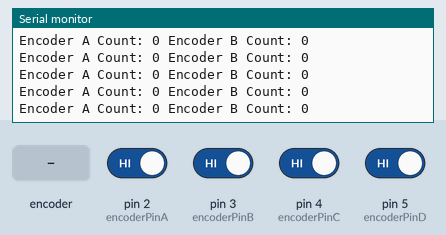
The sketch below on a simulated Arduino Uno, built with avr-gcc and run on an emulated ATmega328P. On the bench: the last lines printed to the serial monitor. The inputs (shaded band) are chosen by the test bench; at power-on: pin 2 (encoderPinA), pin 3 (encoderPinB), pin 4 (encoderPinC), pin 5 (encoderPinD) HIGH.

Above: at 1.2 s.
1.3 s: rotary encoder on pin 2 (encoderPinA) / pin 3 (encoderPinB) turned 1 step (first pin leading)
At 1.41 s:
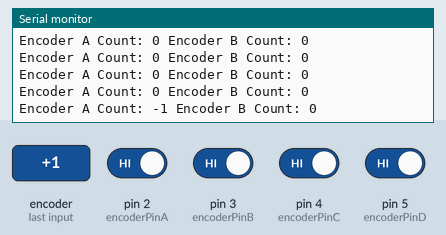
3.0 s: pin 5 (encoderPinD) driven LOW
At 3.02 s:
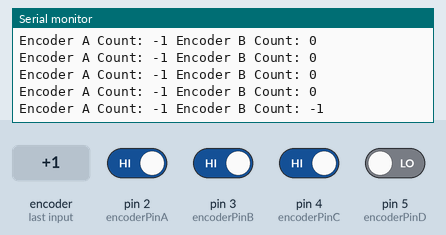
4.5 s: rotary encoder on pin 2 (encoderPinA) / pin 3 (encoderPinB) turned 1 step (first pin leading)
At 4.52 s:
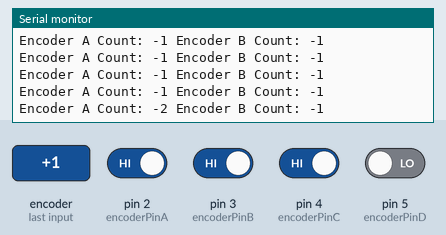
6.2 s: pin 4 (encoderPinC) driven LOW
At 6.23 s:
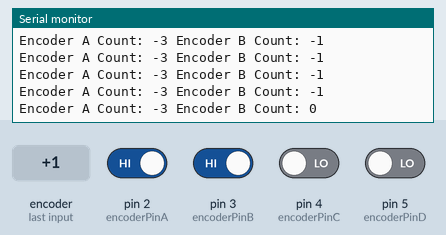
Timing chart, 0 to 8.7 s (numbered marks = the images above; inputs shaded):
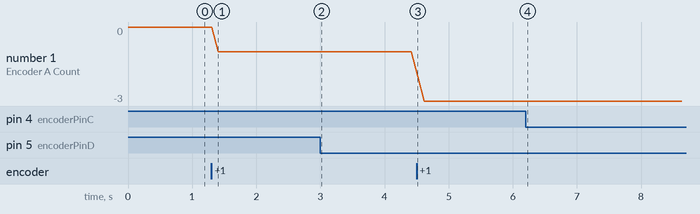

Measured:
- after the input at 1.3 s, the serial monitor: prints a new line after 0.11 s (image 1)
- after the input at 3.0 s, the serial monitor: prints a new line at once (image 2)
- after the input at 4.5 s, the serial monitor: prints a new line at once (image 3)
- after the input at 6.2 s, the serial monitor: prints a new line at once (image 4)
- plotted number 1: 0 → -1 after the input at 1.3 s, -1 → -3 after the input at 4.5 s

The sketch:

EncoderMotorTest.ino
```cpp
#include <PinChangeInterrupt.h>

#define encoderPinA 2
#define encoderPinB 3
#define encoderPinC 4
#define encoderPinD 5
#define ledPin 13

volatile long encoderCountA = 0;
volatile long encoderCountB = 0;
volatile bool lastA, lastB, lastC, lastD;

void setup() {
  pinMode(encoderPinA, INPUT_PULLUP);
  pinMode(encoderPinB, INPUT_PULLUP);
  pinMode(encoderPinC, INPUT_PULLUP);
  pinMode(encoderPinD, INPUT_PULLUP);

  // Use PinChangeInterrupt library to attach interrupts for all encoder pins
  attachPCINT(digitalPinToPCINT(encoderPinA), handleEncoderInterruptA, CHANGE);
  attachPCINT(digitalPinToPCINT(encoderPinB), handleEncoderInterruptA, CHANGE);
  attachPCINT(digitalPinToPCINT(encoderPinC), handleEncoderInterruptB, CHANGE);
  attachPCINT(digitalPinToPCINT(encoderPinD), handleEncoderInterruptB, CHANGE);

  Serial.begin(9600);
}

void loop() {
  // Print encoder count in the main loop
  Serial.print("Encoder A Count: ");
  Serial.print(encoderCountA);
  Serial.print(" Encoder B Count: ");
  Serial.println(encoderCountB);

  delay(100);  // Small delay to avoid serial flooding
}

// Interrupt handler for Encoder A (pins A and B)
void handleEncoderInterruptA() {
  bool A = digitalRead(encoderPinA);
  bool B = digitalRead(encoderPinB);

  // Turn on LED when ISR is triggered to check for activity
  digitalWrite(ledPin, HIGH);

  // Handle encoder A logic
  if (A != lastA) {  // A changed
    if (A == B) {
      encoderCountA++;
    } else {
      encoderCountA--;
    }
  }
  lastA = A;
  lastB = B;
}

// Interrupt handler for Encoder B (pins C and D)
void handleEncoderInterruptB() {
  bool C = digitalRead(encoderPinC);
  bool D = digitalRead(encoderPinD);

  // Turn on LED when ISR is triggered to check for activity
  digitalWrite(ledPin, HIGH);

  // Handle encoder B logic
  if (C != lastC) {  // C changed
    if (C == D) {
      encoderCountB++;
    } else {
      encoderCountB--;
    }
  }
  lastC = C;
  lastD = D;
}
```
